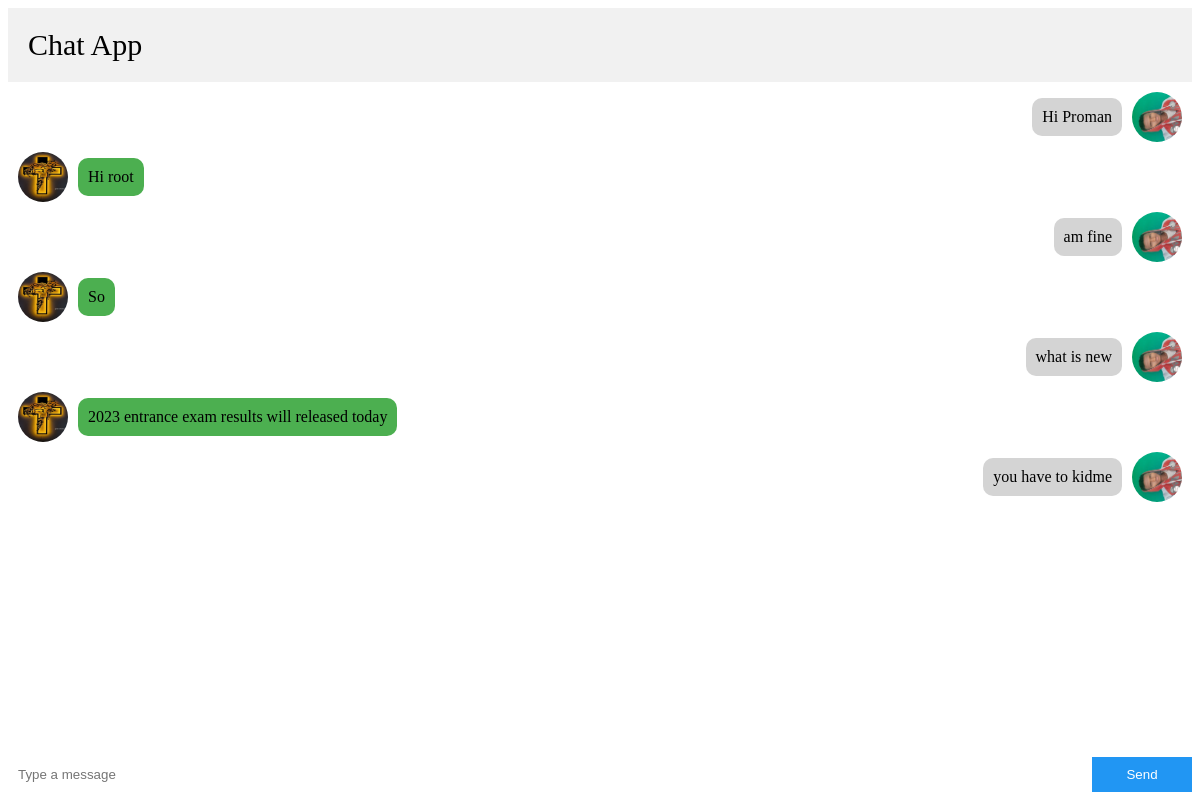
The page /chat/chatroom/1/ (signed in) on the database its author committed.
### chat/models.py (models this page shows)
class ChatModel(models.Model):
    sender = models.ForeignKey(UserProfile,on_delete=models.CASCADE)
    message = models.CharField(max_length=500)
    time = models.DateTimeField(auto_now_add=True)
    receiver = models.ForeignKey(
        UserProfile,on_delete=models.CASCADE,
        related_name='message_receiver'
    )
    def __str__(self):
        name = self.sender.name+"&"+self.receiver.name
        return name
    class Meta:
        get_latest_by = 'time'

### user_profile/models.py (models this page shows, shortened)
class UserProfile(models.Model):
    user = models.OneToOneField(User,on_delete=models.CASCADE)
    name = models.CharField(max_length=50,help_text="Profile Username")
    bio = models.TextField(max_length=100,default="write your bio",blank=True)
    image = models.ImageField(default="default.png",
                              upload_to="profile_img")

### chat/views.py (the view)
# urls.py: path("chatroom/<int:receiver_id>/",views.ChatRoom.as_view(),name="chatroom"),
class ChatRoom(LoginRequiredMixin, TemplateView):
    login_url = reverse_lazy('login')
    template_name = 'chat/chatroom.html'
    def get_context_data(self,*args,**kwargs):
        context = super().get_context_data(*args,**kwargs)
        receiver_id = self.kwargs.get('receiver_id')
        sprofile = UserProfile.objects.get(user=self.request.user)
        rprofile = UserProfile.objects.get(id=receiver_id)
        context['sprofile'] = sprofile
        context['rprofile'] = rprofile
        sender_chat = ChatModel.objects.filter(
            sender=sprofile,receiver=rprofile
        )
        receiver_chat = ChatModel.objects.filter(
            sender=rprofile,receiver=sprofile
        )
        all_chat = sender_chat.union(receiver_chat).order_by('time')
        print(all_chat)
        context['roomname'] = receiver_id
        context['all_chat'] = all_chat
        return context

### templates/chat/chatroom.html (shortened to what this page needs)
{%load static%}
<html>
<head>
    <link rel="stylesheet" type="text/css" href="{%static 'chat/chatroom.css'%}">
    </head>
<body>
<div class="chat-container">
<div class="chat-header">
Chat App
</div>
<div class="chat-content" id="chat-content">
{%for obj in all_chat%}
{%if obj.sender == rprofile%}
<div class="chat-message chat-message-left">
<img src="{{rprofile.image.url}}" alt="User1" class="chat-avatar">
<p class="chat-text chat-text-left">{{obj.message}}</p>
</div>
{%else%}
<div class="chat-message chat-message-right">
<img src="{{sprofile.image.url}}" alt="User2" class="chat-avatar">
<p class="chat-text chat-text-right">{{obj.message}}</p>
</div>
{%endif%}
{%endfor%}
</div>
<div class="chat-input">
<input type="text" placeholder="Type a message" id="chat-input-text" class="chat-input-text">
<button onclick="sendMessage()" id="chat-input-button" class="chat-input-button">Send</button>
</div>
</div>
</body>
</html>

### static/chat/chatroom.css (style rules this page uses)
* { box-sizing: border-box; }
.chat-container { display: flex; flex-direction: column; height: 100%; }
.chat-header { background-color: #f1f1f1; padding: 20px; font-size: 30px; }
.chat-content { flex: 1; overflow-y: auto; padding: 10px; }
.chat-message { display: flex; align-items: center; margin-bottom: 10px; }
.chat-message-left { flex-direction: row-reverse; }
.chat-avatar { width: 50px; height: 50px; border-radius: 50%; }
.chat-text { max-width: 80%; margin: 0 10px; padding: 10px; border-radius: 10px; }
.chat-text-left { background-color: #d4d4d4; }
.chat-text-right { background-color: #4caf50; }
.chat-input { display: flex; }
.chat-input-text { flex: 1; border: none; padding: 10px; }
.chat-input-button { width: 100px; border: none; background-color: #2196f3; color: white; }

### rows shown on the page
ChatModel: image (picture), message "Hi Proman"
ChatModel: image (picture), message "Hi root"
ChatModel: image (picture), message "am fine"
ChatModel: image (picture), message "So"
ChatModel: image (picture), message "what is new"
ChatModel: image (picture), message "2023 entrance exam results will released today"
ChatModel: image (picture), message "you have to kidme"
